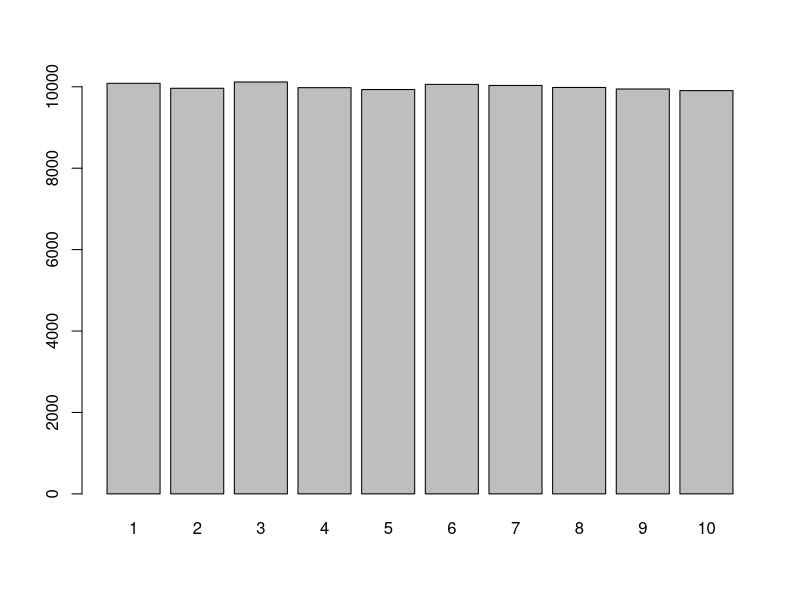

R code for this plot: (Note: this script raises an error after producing the figure.)
# Title     : TODO
# Objective : TODO
# Created by: lyh
# Created on: 2020/9/27

#possion1=function (lamda){
#  u=runif(1)
#  i=0
#  p=exp(lamda)
#  F=p
#  while (F<=u){
#    p=lamda*p/(i+1)
#    F=F+p
#    i=i+1
#  }
#
#  return(i)
#}
#possion1(100)

#lamda=4.3
#x=1:10
#y=dpois(x,lamda)
#plot(x,y,type = "p")

#舍选抽样法
#AcceptReject=function(N){
#  p=c(0.11,0.12,0.09,0.08,0.12,0.1,0.09,0.09,0.1,0.1)
#  data=c()
#  for (i in 1:N){
#    u1=runif(1)
#    u2=runif(2)
#    y=floor(10*u1)+1
#    while (u2>p[y]/0.12){
#      u1=runif(1)
#      u2=runif(2)
#      y=floor(10*u1)+1
#    }
#    data[i]=y
#  }
#  return(data)
#}
#AcceptReject(10)

#x=1:10
#p=c(0.11,0.12,0.09,0.08,0.12,0.1,0.09,0.09,0.1,0.1)
#u1=floor(10*runif(10000))+1
#barplot(table(u1))
#
#u2=runif(10000)
#accept=u1[u2<=p[u1]/0.12]
#length(accept)
#
#plot(x,y,ylim = c(0,0.12))
#par(new=TRUE)
#plot(table(accept)/length(accept),ylim = c(0,0.12))


x=1:10
fx=table(sample(x,50,replace = T))

y=fx/50
u1=floor(10*runif(100000))+1
barplot(table(u1))

u2=runif(100000)
accept=u1[u2<=p[u1]/max(y)]
length(accept)

plot(x,y,ylim = c(0,max(y)))
par(new=TRUE)
plot(table(accept)/length(accept),ylim = c(0,max(y)))
e=(length(accept)/100000)/2
e

